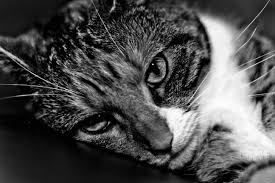
%> input picture IPI/Meus codigos/img.jpeg, 275 x 183 px
$ octave 'filtros media ou mediana.m'   (GNU Octave 9; MATLAB toolbox functions it lacks are replaced by stand-ins)
%> lines starting %> are read from the running program, lines starting %| are printed output that depends on the picture
close all
clear all
clc
pkg load image

img = imread('img.jpeg');
%> img is the input picture: size 183x275x3 uint8; min 0, max 255, mean 76.6
n = 3;
h = fspecial('average', [n n]);

img1 = imnoise(img, 'salt & pepper');
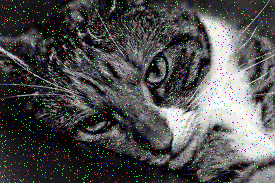
%> img1: size 183x275x3 uint8; mean R, G, B 79.2, 79.2, 79.2
s = imfilter(img, h, 'replicate','same');
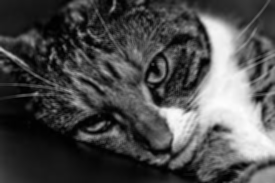
%> s: size 183x275x3 uint8; min 0, max 253, mean 76.6
%> (the run ends here)

$ run again, with IPI/Meus codigos/foto.jpg copied over IPI/Meus codigos/img.jpeg
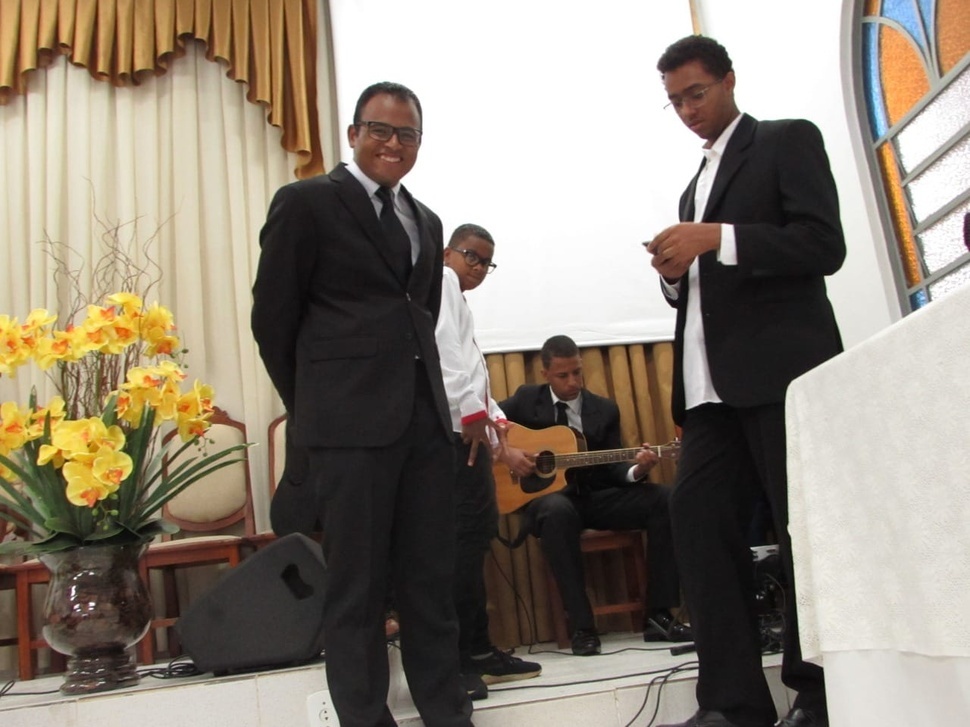
%> input picture IPI/Meus codigos/foto.jpg, 970 x 727 px, shrunk from 1280 x 960 before the run
%> img is the input picture: size 727x970x3 uint8; mean R, G, B 142.9, 133.4, 120.8
%> `img1 = imnoise(img, 'salt & pepper');`:
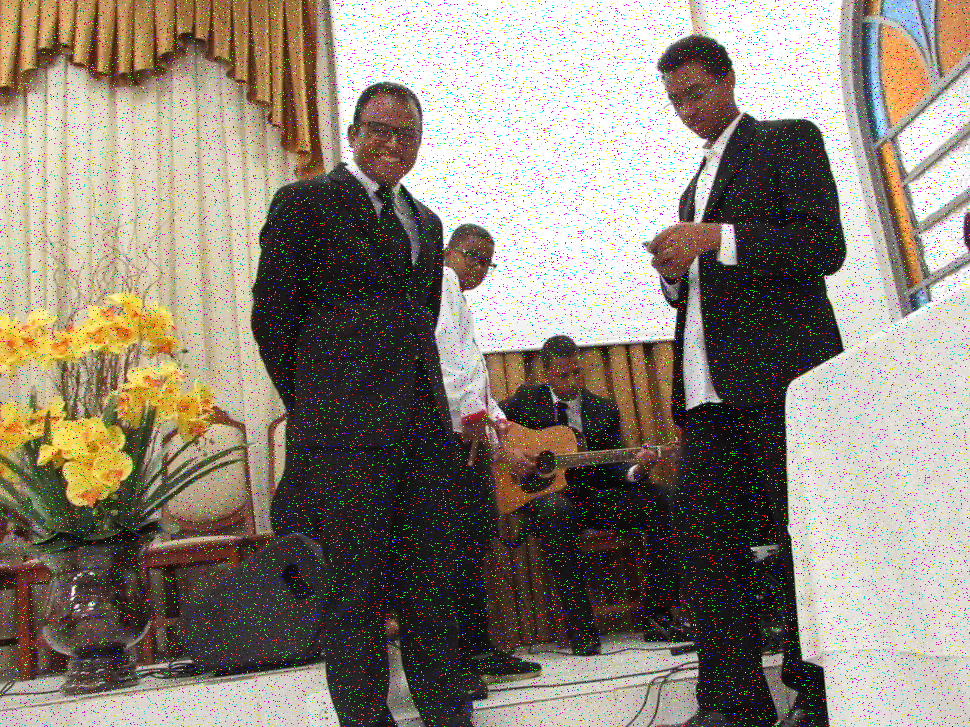
%> img1: size 727x970x3 uint8; mean R, G, B 142.1, 133.2, 121
